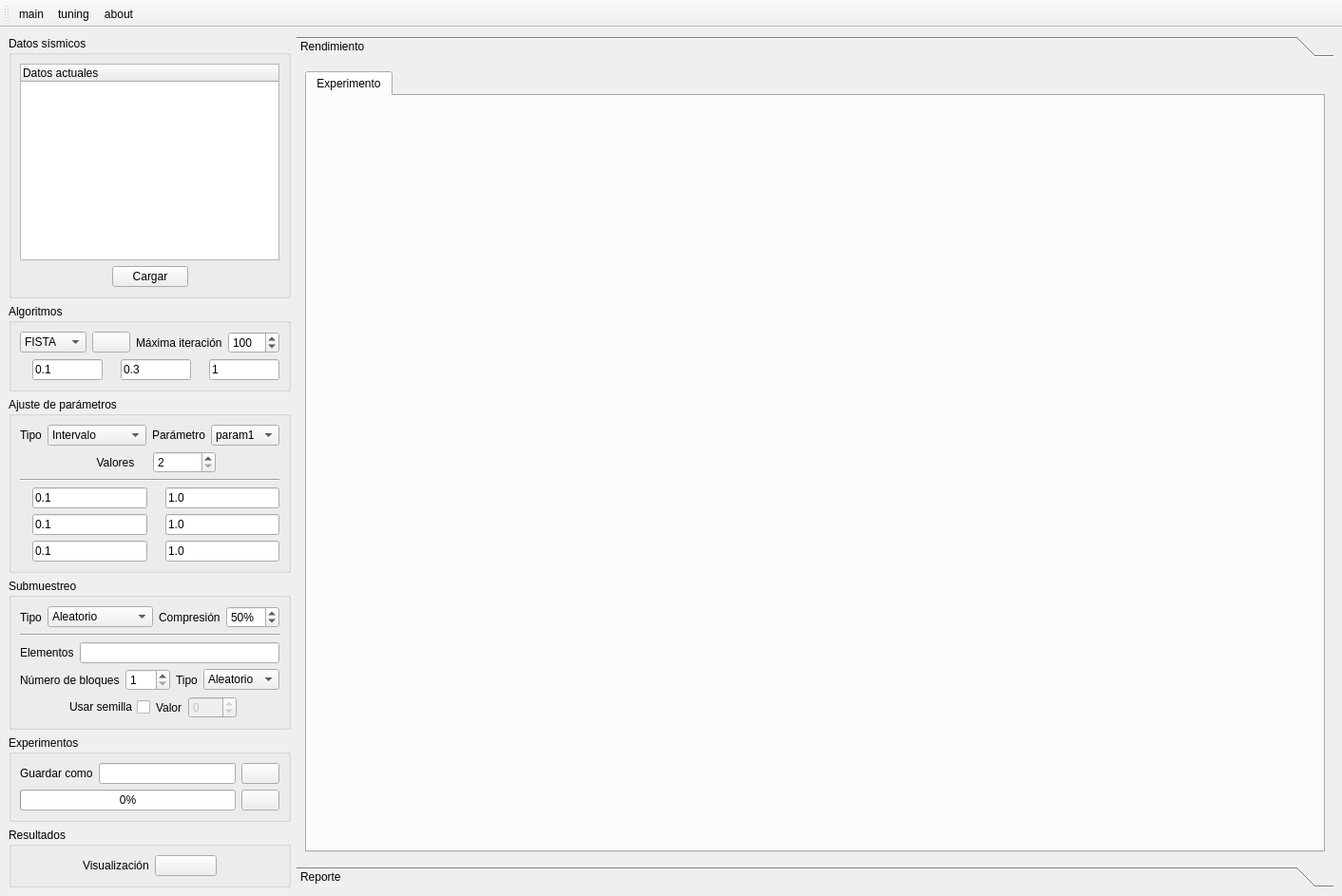
<?xml version="1.0" encoding="UTF-8"?>
<ui version="4.0">
 <class>mainWindow</class>
 <widget class="QMainWindow" name="mainWindow">
  <property name="geometry">
   <rect>
    <x>0</x>
    <y>0</y>
    <width>1412</width>
    <height>943</height>
   </rect>
  </property>
  <property name="windowTitle">
   <string>9836 Proyecto de Sísmica</string>
  </property>
  <widget class="QWidget" name="centralwidget">
   <layout class="QHBoxLayout" name="horizontalLayout_2" stretch="1,8">
    <item>
     <layout class="QVBoxLayout" name="mainLayout" stretch="0,0,0,0,0,0">
      <item>
       <widget class="QGroupBox" name="inputGroupBox">
        <property name="title">
         <string>Datos sísmicos</string>
        </property>
        <layout class="QVBoxLayout" name="verticalLayout_7">
         <item>
          <widget class="QTreeWidget" name="dataTreeWidget">
           <column>
            <property name="text">
             <string>Datos actuales</string>
            </property>
           </column>
          </widget>
         </item>
         <item>
          <layout class="QHBoxLayout" name="horizontalLayout">
           <item>
            <spacer name="loadHSpacer1">
             <property name="orientation">
              <enum>Qt::Horizontal</enum>
             </property>
             <property name="sizeHint" stdset="0">
              <size>
               <width>13</width>
               <height>20</height>
              </size>
             </property>
            </spacer>
           </item>
           <item>
            <widget class="QPushButton" name="loadPushButton">
             <property name="text">
              <string>Cargar</string>
             </property>
            </widget>
           </item>
           <item>
            <spacer name="loadHSpacer2">
             <property name="orientation">
              <enum>Qt::Horizontal</enum>
             </property>
             <property name="sizeHint" stdset="0">
              <size>
               <width>13</width>
               <height>20</height>
              </size>
             </property>
            </spacer>
           </item>
          </layout>
         </item>
        </layout>
       </widget>
      </item>
      <item>
       <widget class="QGroupBox" name="algorithmGroupBox">
        <property name="title">
         <string>Algoritmos</string>
        </property>
        <layout class="QVBoxLayout" name="verticalLayout_2">
         <item>
          <layout class="QHBoxLayout" name="algorithmHLayout" stretch="5,0,0,0">
           <item>
            <widget class="QComboBox" name="algorithmComboBox">
             <item>
              <property name="text">
               <string>FISTA</string>
              </property>
             </item>
             <item>
              <property name="text">
               <string>GAP</string>
              </property>
             </item>
             <item>
              <property name="text">
               <string>TwIST</string>
              </property>
             </item>
             <item>
              <property name="text">
               <string>ADMM</string>
              </property>
             </item>
            </widget>
           </item>
           <item>
            <widget class="QPushButton" name="algorithmPushButton">
             <property name="enabled">
              <bool>true</bool>
             </property>
             <property name="toolTip">
              <string>Ver ecuación</string>
             </property>
             <property name="autoFillBackground">
              <bool>false</bool>
             </property>
             <property name="text">
              <string/>
             </property>
             <property name="icon">
              <iconset resource="../assets/assets.qrc">
               <normaloff>:/icons/icons/view.png</normaloff>:/icons/icons/view.png</iconset>
             </property>
            </widget>
           </item>
           <item>
            <widget class="QLabel" name="maxiterLabel">
             <property name="text">
              <string>Máxima iteración</string>
             </property>
            </widget>
           </item>
           <item>
            <widget class="QSpinBox" name="maxiterSpinBox">
             <property name="minimum">
              <number>1</number>
             </property>
             <property name="maximum">
              <number>9999</number>
             </property>
             <property name="value">
              <number>100</number>
             </property>
            </widget>
           </item>
          </layout>
         </item>
         <item>
          <layout class="QHBoxLayout" name="paramsHLayout">
           <item>
            <widget class="QLabel" name="param1Label">
             <property name="text">
              <string/>
             </property>
             <property name="textFormat">
              <enum>Qt::AutoText</enum>
             </property>
             <property name="pixmap">
              <pixmap resource="../assets/assets.qrc">:/equations/equations/lambda.png</pixmap>
             </property>
             <property name="scaledContents">
              <bool>true</bool>
             </property>
             <property name="wordWrap">
              <bool>false</bool>
             </property>
             <property name="margin">
              <number>0</number>
             </property>
             <property name="indent">
              <number>-1</number>
             </property>
            </widget>
           </item>
           <item>
            <widget class="QLineEdit" name="param1LineEdit">
             <property name="text">
              <string>0.1</string>
             </property>
            </widget>
           </item>
           <item>
            <widget class="QLabel" name="param2Label">
             <property name="enabled">
              <bool>true</bool>
             </property>
             <property name="sizePolicy">
              <sizepolicy hsizetype="Preferred" vsizetype="Preferred">
               <horstretch>0</horstretch>
               <verstretch>0</verstretch>
              </sizepolicy>
             </property>
             <property name="text">
              <string/>
             </property>
             <property name="pixmap">
              <pixmap resource="../assets/assets.qrc">:/equations/equations/mu.png</pixmap>
             </property>
             <property name="scaledContents">
              <bool>true</bool>
             </property>
            </widget>
           </item>
           <item>
            <widget class="QLineEdit" name="param2LineEdit">
             <property name="text">
              <string>0.3</string>
             </property>
            </widget>
           </item>
           <item>
            <widget class="QLabel" name="param3Label">
             <property name="text">
              <string/>
             </property>
             <property name="pixmap">
              <pixmap resource="../assets/assets.qrc">:/equations/equations/rho.png</pixmap>
             </property>
            </widget>
           </item>
           <item>
            <widget class="QLineEdit" name="param3LineEdit">
             <property name="text">
              <string>1</string>
             </property>
            </widget>
           </item>
          </layout>
         </item>
        </layout>
       </widget>
      </item>
      <item>
       <widget class="QGroupBox" name="tuningGroupBox">
        <property name="title">
         <string>Ajuste de parámetros</string>
        </property>
        <layout class="QVBoxLayout" name="verticalLayout_8">
         <item>
          <layout class="QHBoxLayout" name="paramHLayout" stretch="0,4,0,0">
           <item>
            <widget class="QLabel" name="paramTuningLabel">
             <property name="text">
              <string>Tipo</string>
             </property>
            </widget>
           </item>
           <item>
            <widget class="QComboBox" name="paramTuningComboBox">
             <item>
              <property name="text">
               <string>Intervalo</string>
              </property>
             </item>
             <item>
              <property name="text">
               <string>Lista</string>
              </property>
             </item>
            </widget>
           </item>
           <item>
            <widget class="QLabel" name="paramLabel">
             <property name="text">
              <string>Parámetro</string>
             </property>
            </widget>
           </item>
           <item>
            <widget class="QComboBox" name="paramComboBox">
             <property name="currentText">
              <string>param1</string>
             </property>
             <item>
              <property name="text">
               <string>param1</string>
              </property>
             </item>
             <item>
              <property name="text">
               <string>param2</string>
              </property>
             </item>
             <item>
              <property name="text">
               <string>param3</string>
              </property>
             </item>
            </widget>
           </item>
          </layout>
         </item>
         <item>
          <layout class="QHBoxLayout" name="paramValueHLayout" stretch="1,1,1,1">
           <item>
            <spacer name="paramHSpacer1">
             <property name="orientation">
              <enum>Qt::Horizontal</enum>
             </property>
             <property name="sizeHint" stdset="0">
              <size>
               <width>40</width>
               <height>20</height>
              </size>
             </property>
            </spacer>
           </item>
           <item>
            <widget class="QLabel" name="paramValuesLabel">
             <property name="text">
              <string>Valores</string>
             </property>
             <property name="alignment">
              <set>Qt::AlignCenter</set>
             </property>
            </widget>
           </item>
           <item>
            <widget class="QSpinBox" name="paramValuesSpinBox">
             <property name="suffix">
              <string/>
             </property>
             <property name="prefix">
              <string/>
             </property>
             <property name="minimum">
              <number>2</number>
             </property>
             <property name="maximum">
              <number>999</number>
             </property>
            </widget>
           </item>
           <item>
            <spacer name="paramHSpacer2">
             <property name="orientation">
              <enum>Qt::Horizontal</enum>
             </property>
             <property name="sizeHint" stdset="0">
              <size>
               <width>40</width>
               <height>20</height>
              </size>
             </property>
            </spacer>
           </item>
          </layout>
         </item>
         <item>
          <widget class="Line" name="algorithmHLine">
           <property name="orientation">
            <enum>Qt::Horizontal</enum>
           </property>
          </widget>
         </item>
         <item>
          <layout class="QHBoxLayout" name="param1HLayout">
           <item>
            <widget class="QLabel" name="param1InitLabel">
             <property name="text">
              <string/>
             </property>
             <property name="pixmap">
              <pixmap resource="../assets/assets.qrc">:/parameters/parameters/lambda_init.png</pixmap>
             </property>
            </widget>
           </item>
           <item>
            <widget class="QLineEdit" name="param1InitLineEdit">
             <property name="text">
              <string>0.1</string>
             </property>
            </widget>
           </item>
           <item>
            <widget class="QLabel" name="param1EndLabel">
             <property name="text">
              <string/>
             </property>
             <property name="pixmap">
              <pixmap resource="../assets/assets.qrc">:/parameters/parameters/lambda_end.png</pixmap>
             </property>
            </widget>
           </item>
           <item>
            <widget class="QLineEdit" name="param1EndLineEdit">
             <property name="text">
              <string>1.0</string>
             </property>
            </widget>
           </item>
          </layout>
         </item>
         <item>
          <layout class="QHBoxLayout" name="param2HLayout">
           <item>
            <widget class="QLabel" name="param2InitLabel">
             <property name="text">
              <string/>
             </property>
             <property name="pixmap">
              <pixmap resource="../assets/assets.qrc">:/parameters/parameters/mu_init.png</pixmap>
             </property>
            </widget>
           </item>
           <item>
            <widget class="QLineEdit" name="param2InitLineEdit">
             <property name="text">
              <string>0.1</string>
             </property>
            </widget>
           </item>
           <item>
            <widget class="QLabel" name="param2EndLabel">
             <property name="text">
              <string/>
             </property>
             <property name="pixmap">
              <pixmap resource="../assets/assets.qrc">:/parameters/parameters/mu_end.png</pixmap>
             </property>
            </widget>
           </item>
           <item>
            <widget class="QLineEdit" name="param2EndLineEdit">
             <property name="text">
              <string>1.0</string>
             </property>
            </widget>
           </item>
          </layout>
         </item>
         <item>
          <layout class="QHBoxLayout" name="param3HLayout">
           <item>
            <widget class="QLabel" name="param3InitLabel">
             <property name="text">
              <string/>
             </property>
             <property name="pixmap">
              <pixmap resource="../assets/assets.qrc">:/parameters/parameters/rho_init.png</pixmap>
             </property>
            </widget>
           </item>
           <item>
            <widget class="QLineEdit" name="param3InitLineEdit">
             <property name="text">
              <string>0.1</string>
             </property>
            </widget>
           </item>
           <item>
            <widget class="QLabel" name="param3EndLabel">
             <property name="text">
              <string/>
             </property>
             <property name="pixmap">
              <pixmap resource="../assets/assets.qrc">:/parameters/parameters/rho_end.png</pixmap>
             </property>
            </widget>
           </item>
           <item>
            <widget class="QLineEdit" name="param3EndLineEdit">
             <property name="text">
              <string>1.0</string>
             </property>
            </widget>
           </item>
          </layout>
         </item>
        </layout>
       </widget>
      </item>
      <item>
       <widget class="QGroupBox" name="samplingGroupBox">
        <property name="title">
         <string>Submuestreo</string>
        </property>
        <layout class="QVBoxLayout" name="verticalLayout_3">
         <item>
          <layout class="QHBoxLayout" name="samplingHLayout" stretch="0,4,0,2">
           <item>
            <widget class="QLabel" name="samplingTypeLabel">
             <property name="text">
              <string>Tipo</string>
             </property>
            </widget>
           </item>
           <item>
            <widget class="QComboBox" name="samplingTypeComboBox">
             <item>
              <property name="text">
               <string>Aleatorio</string>
              </property>
             </item>
             <item>
              <property name="text">
               <string>Uniforme</string>
              </property>
             </item>
             <item>
              <property name="text">
               <string>Jitter</string>
              </property>
             </item>
             <item>
              <property name="text">
               <string>Lista</string>
              </property>
             </item>
            </widget>
           </item>
           <item>
            <widget class="QLabel" name="compressLabel">
             <property name="text">
              <string>Compresión</string>
             </property>
            </widget>
           </item>
           <item>
            <widget class="QSpinBox" name="compressSpinBox">
             <property name="suffix">
              <string>%</string>
             </property>
             <property name="prefix">
              <string/>
             </property>
             <property name="minimum">
              <number>1</number>
             </property>
             <property name="maximum">
              <number>99</number>
             </property>
             <property name="value">
              <number>50</number>
             </property>
            </widget>
           </item>
          </layout>
         </item>
         <item>
          <widget class="Line" name="samplingHLine">
           <property name="orientation">
            <enum>Qt::Horizontal</enum>
           </property>
          </widget>
         </item>
         <item>
          <layout class="QHBoxLayout" name="elementHLayout">
           <item>
            <widget class="QLabel" name="elementLabel">
             <property name="text">
              <string>Elementos</string>
             </property>
            </widget>
           </item>
           <item>
            <widget class="QLineEdit" name="elementLineEdit"/>
           </item>
          </layout>
         </item>
         <item>
          <layout class="QHBoxLayout" name="jitterHLayout" stretch="0,0,0,1">
           <item>
            <widget class="QLabel" name="jitterBlockLabel">
             <property name="text">
              <string>Número de bloques</string>
             </property>
            </widget>
           </item>
           <item>
            <widget class="QSpinBox" name="jitterBlockSpinBox">
             <property name="suffix">
              <string/>
             </property>
             <property name="prefix">
              <string/>
             </property>
             <property name="minimum">
              <number>1</number>
             </property>
             <property name="maximum">
              <number>999</number>
             </property>
            </widget>
           </item>
           <item>
            <widget class="QLabel" name="jitterTypeLabel">
             <property name="layoutDirection">
              <enum>Qt::LeftToRight</enum>
             </property>
             <property name="text">
              <string>Tipo</string>
             </property>
             <property name="wordWrap">
              <bool>false</bool>
             </property>
            </widget>
           </item>
           <item>
            <widget class="QComboBox" name="jitterComboBox">
             <item>
              <property name="text">
               <string>Aleatorio</string>
              </property>
             </item>
             <item>
              <property name="text">
               <string>Uniforme</string>
              </property>
             </item>
            </widget>
           </item>
          </layout>
         </item>
         <item>
          <layout class="QHBoxLayout" name="sdHLayout">
           <item>
            <spacer name="seedHSpacer1">
             <property name="orientation">
              <enum>Qt::Horizontal</enum>
             </property>
             <property name="sizeHint" stdset="0">
              <size>
               <width>40</width>
               <height>20</height>
              </size>
             </property>
            </spacer>
           </item>
           <item>
            <layout class="QHBoxLayout" name="seedHLayout">
             <item>
              <widget class="QCheckBox" name="seedCheckBox">
               <property name="layoutDirection">
                <enum>Qt::RightToLeft</enum>
               </property>
               <property name="text">
                <string>Usar semilla</string>
               </property>
              </widget>
             </item>
             <item>
              <widget class="QLabel" name="seedLabel">
               <property name="text">
                <string>Valor</string>
               </property>
              </widget>
             </item>
             <item>
              <widget class="QSpinBox" name="seedSpinBox">
               <property name="enabled">
                <bool>false</bool>
               </property>
               <property name="suffix">
                <string/>
               </property>
               <property name="prefix">
                <string/>
               </property>
               <property name="minimum">
                <number>-999</number>
               </property>
               <property name="maximum">
                <number>999</number>
               </property>
              </widget>
             </item>
            </layout>
           </item>
           <item>
            <spacer name="seedHSpacer2">
             <property name="orientation">
              <enum>Qt::Horizontal</enum>
             </property>
             <property name="sizeHint" stdset="0">
              <size>
               <width>40</width>
               <height>20</height>
              </size>
             </property>
            </spacer>
           </item>
          </layout>
         </item>
        </layout>
       </widget>
      </item>
      <item>
       <widget class="QGroupBox" name="runGroupBox">
        <property name="title">
         <string>Experimentos</string>
        </property>
        <layout class="QVBoxLayout" name="verticalLayout">
         <item>
          <layout class="QHBoxLayout" name="saveAsHLayout">
           <item>
            <widget class="QLabel" name="saveAsLabel">
             <property name="text">
              <string>Guardar como</string>
             </property>
            </widget>
           </item>
           <item>
            <widget class="QLineEdit" name="saveAsLineEdit"/>
           </item>
           <item>
            <widget class="QPushButton" name="saveAsPushButton">
             <property name="text">
              <string/>
             </property>
             <property name="icon">
              <iconset resource="../assets/assets.qrc">
               <normaloff>:/icons/icons/save.png</normaloff>:/icons/icons/save.png</iconset>
             </property>
            </widget>
           </item>
          </layout>
         </item>
         <item>
          <layout class="QHBoxLayout" name="startHLayout" stretch="0,0">
           <property name="spacing">
            <number>6</number>
           </property>
           <item>
            <widget class="QProgressBar" name="experimentProgressBar">
             <property name="value">
              <number>0</number>
             </property>
            </widget>
           </item>
           <item>
            <widget class="QPushButton" name="startPushButton">
             <property name="text">
              <string/>
             </property>
             <property name="icon">
              <iconset resource="../assets/assets.qrc">
               <normaloff>:/icons/icons/run.png</normaloff>:/icons/icons/run.png</iconset>
             </property>
            </widget>
           </item>
          </layout>
         </item>
        </layout>
       </widget>
      </item>
      <item>
       <widget class="QGroupBox" name="resultGroupBox">
        <property name="title">
         <string>Resultados</string>
        </property>
        <layout class="QVBoxLayout" name="verticalLayout_10">
         <item>
          <layout class="QHBoxLayout" name="resultHLayout" stretch="1,1,1,1">
           <item>
            <spacer name="resultHSpacer1">
             <property name="orientation">
              <enum>Qt::Horizontal</enum>
             </property>
             <property name="sizeHint" stdset="0">
              <size>
               <width>40</width>
               <height>20</height>
              </size>
             </property>
            </spacer>
           </item>
           <item>
            <widget class="QLabel" name="resultLabel">
             <property name="text">
              <string>Visualización</string>
             </property>
            </widget>
           </item>
           <item>
            <widget class="QPushButton" name="resultPushButton">
             <property name="autoFillBackground">
              <bool>false</bool>
             </property>
             <property name="text">
              <string/>
             </property>
             <property name="icon">
              <iconset resource="../assets/assets.qrc">
               <normaloff>:/icons/icons/report.png</normaloff>:/icons/icons/report.png</iconset>
             </property>
             <property name="autoDefault">
              <bool>false</bool>
             </property>
             <property name="default">
              <bool>false</bool>
             </property>
             <property name="flat">
              <bool>false</bool>
             </property>
            </widget>
           </item>
           <item>
            <spacer name="resultHSpacer2">
             <property name="orientation">
              <enum>Qt::Horizontal</enum>
             </property>
             <property name="sizeHint" stdset="0">
              <size>
               <width>40</width>
               <height>20</height>
              </size>
             </property>
            </spacer>
           </item>
          </layout>
         </item>
        </layout>
       </widget>
      </item>
     </layout>
    </item>
    <item>
     <widget class="QToolBox" name="resultsToolBox">
      <property name="currentIndex">
       <number>0</number>
      </property>
      <widget class="QWidget" name="performancePage">
       <property name="geometry">
        <rect>
         <x>0</x>
         <y>0</y>
         <width>1100</width>
         <height>837</height>
        </rect>
       </property>
       <attribute name="label">
        <string>Rendimiento</string>
       </attribute>
       <layout class="QVBoxLayout" name="verticalLayout_5">
        <item>
         <widget class="QTabWidget" name="performanceTabWidget">
          <property name="currentIndex">
           <number>0</number>
          </property>
          <widget class="QWidget" name="expPerformanceTab1">
           <attribute name="title">
            <string>Experimento</string>
           </attribute>
           <layout class="QHBoxLayout" name="horizontalLayout_3" stretch="9">
            <item>
             <widget class="QWidget" name="graphicPerformanceWidget" native="true">
              <layout class="QVBoxLayout" name="verticalLayout_11">
               <property name="spacing">
                <number>0</number>
               </property>
               <property name="leftMargin">
                <number>0</number>
               </property>
               <property name="topMargin">
                <number>0</number>
               </property>
               <property name="rightMargin">
                <number>0</number>
               </property>
               <property name="bottomMargin">
                <number>0</number>
               </property>
               <item>
                <layout class="QVBoxLayout" name="graphicPerformanceVLayout">
                 <property name="spacing">
                  <number>0</number>
                 </property>
                </layout>
               </item>
              </layout>
             </widget>
            </item>
           </layout>
          </widget>
         </widget>
        </item>
       </layout>
      </widget>
      <widget class="QWidget" name="reportPage">
       <property name="geometry">
        <rect>
         <x>0</x>
         <y>0</y>
         <width>1100</width>
         <height>837</height>
        </rect>
       </property>
       <attribute name="label">
        <string>Reporte</string>
       </attribute>
       <layout class="QVBoxLayout" name="verticalLayout_9">
        <item>
         <widget class="QTabWidget" name="reportTabWidget">
          <property name="currentIndex">
           <number>0</number>
          </property>
          <widget class="QWidget" name="expReportTab1">
           <attribute name="title">
            <string>Experimento</string>
           </attribute>
           <layout class="QVBoxLayout" name="verticalLayout_6" stretch="0">
            <item>
             <widget class="QWidget" name="graphicReportWidget" native="true">
              <layout class="QVBoxLayout" name="verticalLayout_12">
               <property name="spacing">
                <number>0</number>
               </property>
               <property name="leftMargin">
                <number>0</number>
               </property>
               <property name="topMargin">
                <number>0</number>
               </property>
               <property name="rightMargin">
                <number>0</number>
               </property>
               <property name="bottomMargin">
                <number>0</number>
               </property>
               <item>
                <layout class="QVBoxLayout" name="graphicReportVLayout"/>
               </item>
              </layout>
             </widget>
            </item>
           </layout>
          </widget>
         </widget>
        </item>
       </layout>
      </widget>
     </widget>
    </item>
   </layout>
  </widget>
  <widget class="QToolBar" name="toolBar">
   <property name="windowTitle">
    <string>toolBar</string>
   </property>
   <attribute name="toolBarArea">
    <enum>TopToolBarArea</enum>
   </attribute>
   <attribute name="toolBarBreak">
    <bool>false</bool>
   </attribute>
   <addaction name="mainAction"/>
   <addaction name="tuningAction"/>
   <addaction name="aboutOfAction"/>
  </widget>
  <action name="aboutOfAction">
   <property name="icon">
    <iconset resource="../assets/assets.qrc">
     <normaloff>:/icons/icons/info.png</normaloff>:/icons/icons/info.png</iconset>
   </property>
   <property name="text">
    <string>about</string>
   </property>
   <property name="toolTip">
    <string>&lt;html&gt;&lt;head/&gt;&lt;body&gt;&lt;p&gt;Acerca de este proyecto&lt;/p&gt;&lt;/body&gt;&lt;/html&gt;</string>
   </property>
  </action>
  <action name="reportAction">
   <property name="icon">
    <iconset resource="../assets/assets.qrc">
     <normaloff>:/icons/icons/report.png</normaloff>:/icons/icons/report.png</iconset>
   </property>
   <property name="text">
    <string>report</string>
   </property>
   <property name="toolTip">
    <string>Visualización de resultados</string>
   </property>
  </action>
  <action name="mainAction">
   <property name="icon">
    <iconset resource="../assets/assets.qrc">
     <normaloff>:/icons/icons/main.png</normaloff>:/icons/icons/main.png</iconset>
   </property>
   <property name="text">
    <string>main</string>
   </property>
   <property name="toolTip">
    <string>Ir al menú principal</string>
   </property>
  </action>
  <action name="tuningAction">
   <property name="icon">
    <iconset resource="../assets/assets.qrc">
     <normaloff>:/icons/icons/tuning.png</normaloff>:/icons/icons/tuning.png</iconset>
   </property>
   <property name="text">
    <string>tuning</string>
   </property>
   <property name="toolTip">
    <string>Ajuste de parámetros</string>
   </property>
  </action>
 </widget>
 <resources>
  <include location="../assets/assets.qrc"/>
  <include location="../../../../../.designer/assets/assets.qrc"/>
 </resources>
 <connections/>
</ui>
